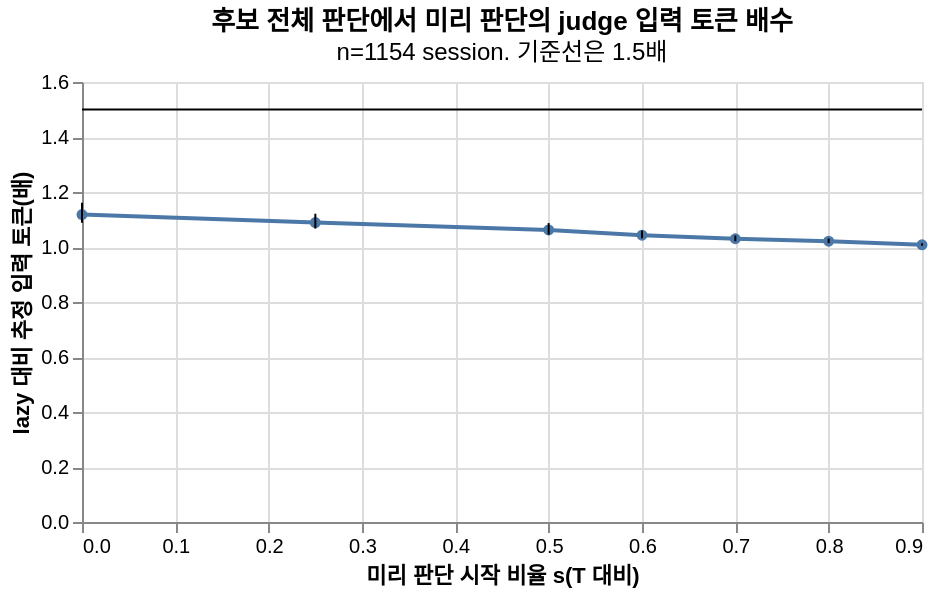

Vega-Lite specification stored for this chart:
### Vega-Lite specification from a JSON file in a GitHub repository (floating-point values rounded to 4 significant figures)
{"$schema": "https://vega.github.io/schema/vega-lite/v5.json", "title": {"text": "후보 전체 판단에서 미리 판단의 judge 입력 토큰 배수", "subtitle": "n=1154 session. 기준선은 1.5배"}, "width": 420, "height": 220, "layer": [{"data": {"values": [{"s": 0.0, "value": 1.118, "lo": 1.088, "hi": 1.161}, {"s": 0.25, "value": 1.089, "lo": 1.067, "hi": 1.121}, {"s": 0.5, "value": 1.062, "lo": 1.045, "hi": 1.087}, {"s": 0.6, "value": 1.043, "lo": 1.032, "hi": 1.06}, {"s": 0.7, "value": 1.03, "lo": 1.021, "hi": 1.042}, {"s": 0.8, "value": 1.021, "lo": 1.014, "hi": 1.031}, {"s": 0.9, "value": 1.008, "lo": 1.005, "hi": 1.014}]}, "mark": {"type": "line", "point": true}, "encoding": {"x": {"field": "s", "type": "quantitative", "title": "미리 판단 시작 비율 s(T 대비)"}, "y": {"field": "value", "type": "quantitative", "title": "lazy 대비 추정 입력 토큰(배)", "scale": {"zero": true}}}}, {"data": {"values": [{"s": 0.0, "value": 1.118, "lo": 1.088, "hi": 1.161}, {"s": 0.25, "value": 1.089, "lo": 1.067, "hi": 1.121}, {"s": 0.5, "value": 1.062, "lo": 1.045, "hi": 1.087}, {"s": 0.6, "value": 1.043, "lo": 1.032, "hi": 1.06}, {"s": 0.7, "value": 1.03, "lo": 1.021, "hi": 1.042}, {"s": 0.8, "value": 1.021, "lo": 1.014, "hi": 1.031}, {"s": 0.9, "value": 1.008, "lo": 1.005, "hi": 1.014}]}, "mark": "errorbar", "encoding": {"x": {"field": "s", "type": "quantitative", "title": "미리 판단 시작 비율 s(T 대비)"}, "y": {"field": "lo", "type": "quantitative", "title": "lazy 대비 추정 입력 토큰(배)"}, "y2": {"field": "hi"}}}, {"data": {"values": [{"threshold": 1.5}]}, "mark": "rule", "encoding": {"y": {"field": "threshold", "type": "quantitative"}}}]}
